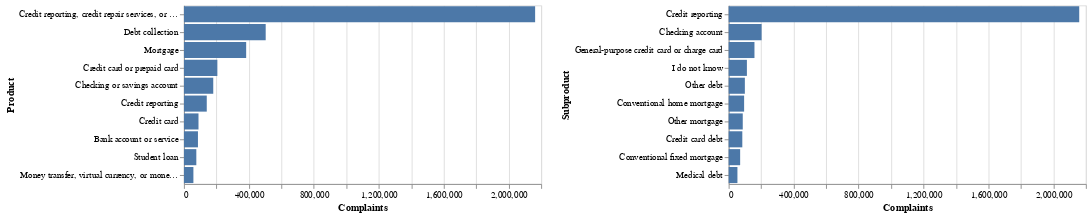

The code cell stored with this chart in its notebook:
### Markdown cell above
Some EDA.  Top 10 products by number of complaints

### Code cell
# Get top 10 products
top_products = data['Product'].value_counts().nlargest(10) 

# Get top 10 sub-products
top_subproducts = data['Sub-product'].value_counts().nlargest(10)

# Create the dataframes
data1 = pd.DataFrame({'Product': top_products.index, 
                      'Complaints': top_products.values})

data2 = pd.DataFrame({'Subproduct': top_subproducts.index, 
                      'Complaints': top_subproducts.values})

# Sort products by count
data1 = data1.sort_values('Complaints', ascending=False)

left = alt.Chart(data1).mark_bar().encode(
    y=alt.Y('Product:O', sort='-x'),
    x='Complaints'
)

# Sort sub-products by count 
data2 = data2.sort_values('Complaints', ascending=False)

right = alt.Chart(data2).mark_bar().encode(
    y=alt.Y('Subproduct:O', sort='-x'),
    x='Complaints'
)


# Display side-by-side
alt.hconcat(left, right)

### Figure 1 — Vega-Lite specification as saved in the notebook (floating-point values rounded to 4 significant figures)
{"config": {"view": {"continuousWidth": 400, "continuousHeight": 300}}, "hconcat": [{"data": {"name": "data-ebaed76bd173dc9ef3f39edf121aaad5"}, "mark": "bar", "encoding": {"x": {"field": "Complaints", "type": "quantitative"}, "y": {"field": "Product", "sort": "-x", "type": "ordinal"}}}, {"data": {"name": "data-668d4248b256c1fb77970dced378c4bd"}, "mark": "bar", "encoding": {"x": {"field": "Complaints", "type": "quantitative"}, "y": {"field": "Subproduct", "sort": "-x", "type": "ordinal"}}}], "$schema": "https://vega.github.io/schema/vega-lite/v5.2.0.json", "datasets": {"data-ebaed76bd173dc9ef3f39edf121aaad5": [{"Product": "Credit reporting, credit repair services, or other personal consumer reports", "Complaints": 2162845}, {"Product": "Debt collection", "Complaints": 503401}, {"Product": "Mortgage", "Complaints": 383137}, {"Product": "Credit card or prepaid card", "Complaints": 205725}, {"Product": "Checking or savings account", "Complaints": 180437}, {"Product": "Credit reporting", "Complaints": 140429}, {"Product": "Credit card", "Complaints": 89569}, {"Product": "Bank account or service", "Complaints": 86205}, {"Product": "Student loan", "Complaints": 76153}, {"Product": "Money transfer, virtual currency, or money service", "Complaints": 58142}], "data-668d4248b256c1fb77970dced378c4bd": [{"Subproduct": "Credit reporting", "Complaints": 2158991}, {"Subproduct": "Checking account", "Complaints": 202775}, {"Subproduct": "General-purpose credit card or charge card", "Complaints": 158765}, {"Subproduct": "I do not know", "Complaints": 112161}, {"Subproduct": "Other debt", "Complaints": 99597}, {"Subproduct": "Conventional home mortgage", "Complaints": 95036}, {"Subproduct": "Other mortgage", "Complaints": 86633}, {"Subproduct": "Credit card debt", "Complaints": 83906}, {"Subproduct": "Conventional fixed mortgage", "Complaints": 70607}, {"Subproduct": "Medical debt", "Complaints": 53871}]}}
